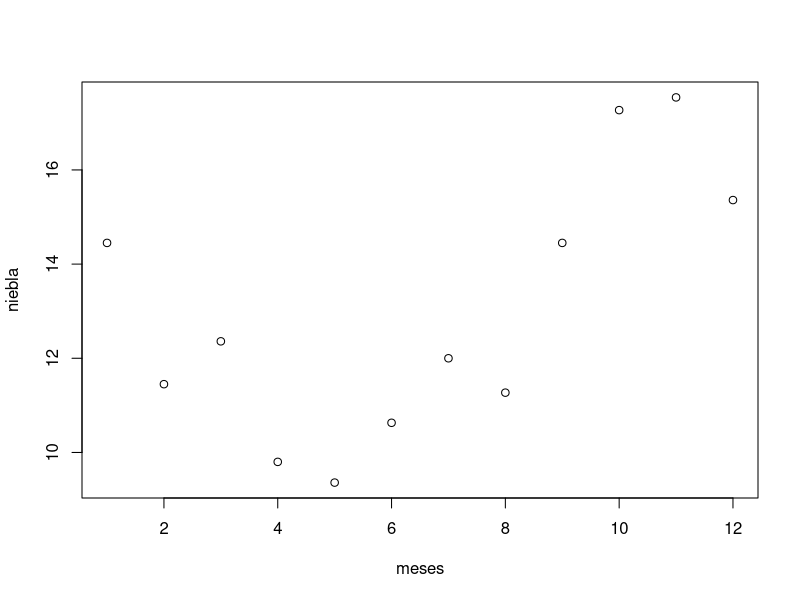
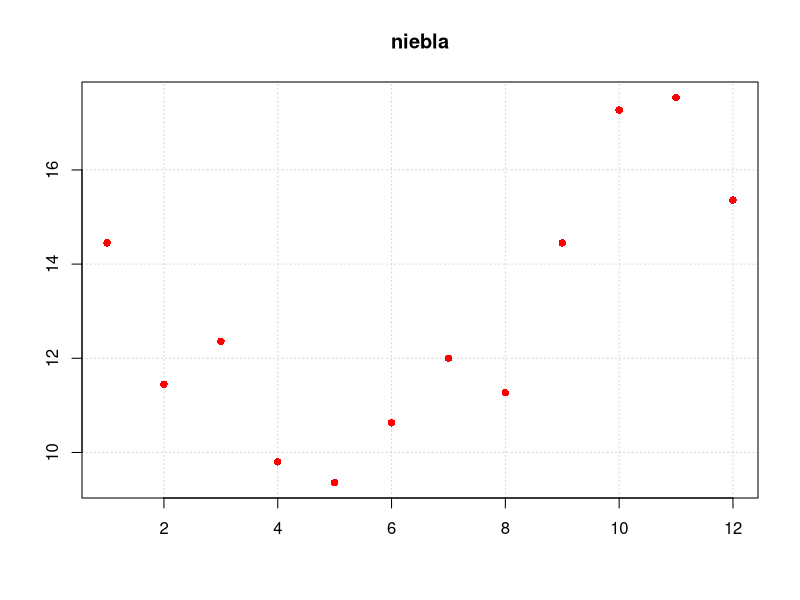
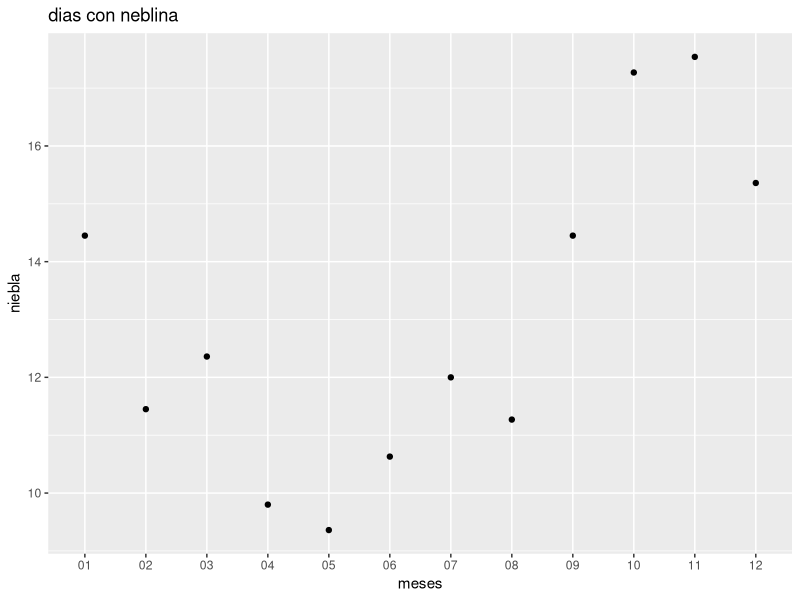

R code for these plots, in order:

# inicializando datos 

# se crea el vector de niebla 
niebla <- c(14.45, 11.45, 12.36, 9.8, 9.36, 10.63, 12, 11.27, 14.45, 17.27, 17.54, 15.36)

# se crea el vector de meses 
meses <- c('01','02','03','04','05','06','07','08','09','10','11','12')

plot(x = meses, y = niebla)

# editando gráfica 
plot(x = meses, y = niebla, main = 'niebla',
     
     xlab = '',
     ylab = '', 
     col = 'red', 
     pch = 16, 
     panel.first = grid())

library(ggplot2)

dias <- data.frame(meses, niebla) # grafica del vector (x,y)

ggplot(data = dias, mapping = aes(x = meses, y = niebla)) + geom_point() + labs(title = 'dias con neblina')

